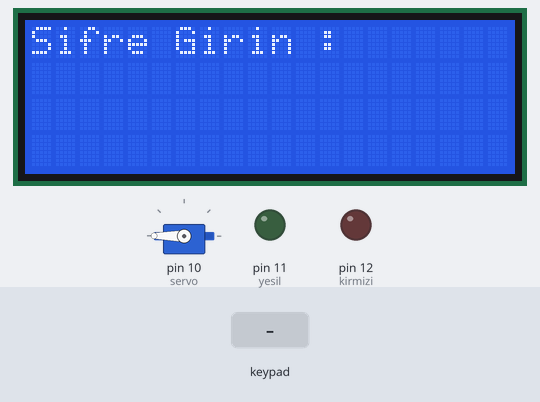
Recording of a sketch running on a simulated Arduino Uno, built with avr-gcc and run on an emulated ATmega328P. Parts: 20×4 character LCD, servo, output pins drawn as LEDs (lit = HIGH). Inputs (shaded band) come from the test bench.

Above: at 1.2 s.
1.3 s: keypad keys 1 2 3 4 5 6 7 8 # pressed 0.4 s apart
At 4.2 s:
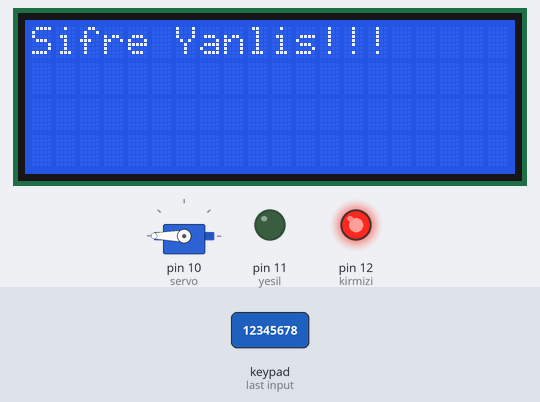
7.4 s: key 'A' pressed
At 8.6 s:
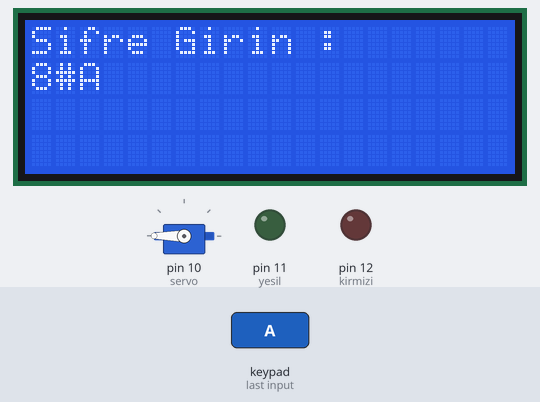
8.9 s: key 'B' pressed
At 9.5 s:
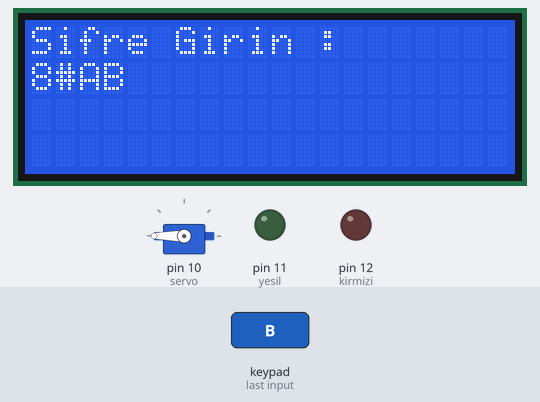
10.4 s: keypad keys 1 2 3 4 5 6 7 8 * pressed 0.4 s apart
At 14.9 s:
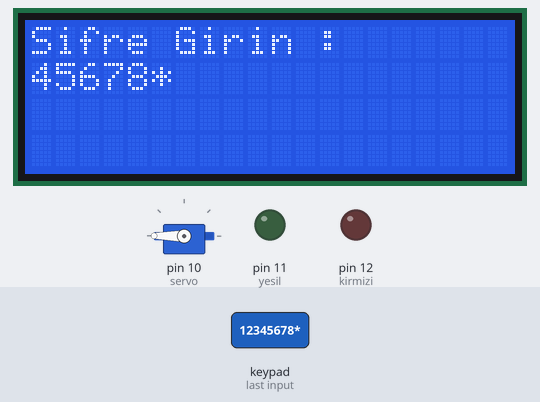
15.7 s: keypad keys 1 2 3 4 5 6 7 8 A pressed 0.4 s apart
At 22.0 s:
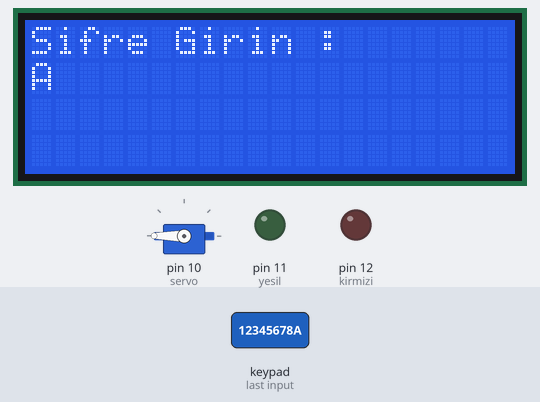
22.3 s: key 'C' pressed
Timing chart, 0 to 24.8 s (numbered marks = the images above; inputs shaded):
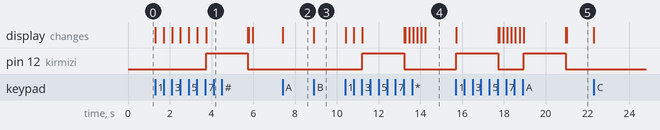

Measured:
- after the input at 1.3 s, pin 12 (kirmizi): LOW → HIGH after 2.4 s, → LOW 2.0 s later; the display: first changes at once (image 1 shows a later state)
- after the input at 7.4 s, the display: changes at once (image 2)
- after the input at 8.9 s, the display: changes at once (image 3)
- after the input at 10.4 s, pin 12 (kirmizi): LOW → HIGH after 0.82 s, → LOW 2.0 s later; the display: first changes at once (image 4 shows a later state)
- after the input at 15.7 s, pin 12 (kirmizi): alternates HIGH for 2.0 s and LOW for 1.2 s, starting at once; the display: first changes at once (image 5 shows a later state)

The sketch:

keypad.ino
```cpp
#include <Wire.h>
#include <LiquidCrystal_I2C.h>
#include <Keypad.h>
#include <Servo.h>
#define Password_Length 8

char Data[Password_Length];
char Master[Password_Length] = "12345678";
byte data_count = 0, master_count = 0;
bool Pass_is_good;
char customKey;
Servo servo;
int yesil=11,kirmizi=12;
const byte ROWS = 4;
const byte COLS = 4;

char hexaKeys[ROWS][COLS] = {
  {'1', '2', '3', 'A'},
  {'4', '5', '6', 'B'},
  {'7', '8', '9', 'C'},
  {'*', '0', '#', 'D'}
};

byte rowPins[ROWS] = {9, 8, 7, 6};
byte colPins[COLS] = {5, 4, 3, 2};

Keypad customKeypad = Keypad(makeKeymap(hexaKeys), rowPins, colPins, ROWS, COLS);

LiquidCrystal_I2C lcd(0x27, 20, 4);

void setup(){
  lcd.init();
  lcd.backlight();
  pinMode(yesil, OUTPUT);
  pinMode(kirmizi, OUTPUT);
  servo.attach(10);
  servo.write(180);
}

void loop(){
  lcd.home();
  lcd.setCursor(0,0);
  lcd.print("Sifre Girin :");

  customKey = customKeypad.getKey();
  if (customKey){
    Data[data_count] = customKey;
    lcd.setCursor(data_count,1);
    lcd.print(Data[data_count]);
    data_count++;
    }

  if(data_count == Password_Length-1){
    lcd.clear();

    if(!strcmp(Data, Master)){
      lcd.print("Sifre Dogru");
      servo.write(0);
      digitalWrite(yesil, HIGH);
      digitalWrite(kirmizi, LOW);
      delay(2000);
      }
    else{
      lcd.print("Sifre Yanlis!!!");
      servo.write(180);
      digitalWrite(kirmizi, HIGH);
      digitalWrite(yesil, LOW);
      delay(2000);
      }

    lcd.clear();
    clearData();
  }
}

void clearData(){
  while(data_count !=0){
    Data[data_count--] = 0;
  }
   digitalWrite(yesil, LOW);
   digitalWrite(kirmizi, LOW);
  return;
}
```
